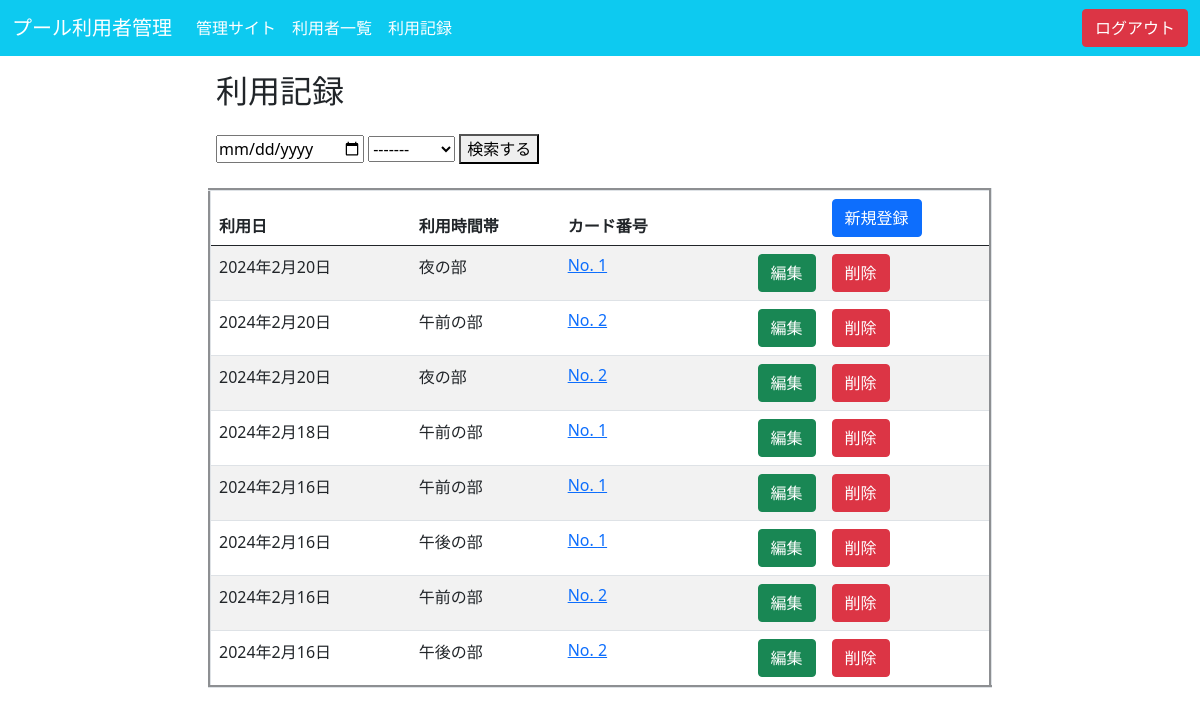
The page /ur_use_list/ (signed in) on the database its author committed.
### app/models.py (models this page shows, shortened)
class UsageRecord(models.Model):
    use_date = models.DateField(
        verbose_name = '利用日',
        auto_now_add = True,
    )
    SESSION_CHOICES = (
        (1, '午前の部'),
        (2, '午後の部'),
        (3, '夜の部'),
    )
    use_session = models.IntegerField(
        verbose_name = '利用時間帯',
        choices = SESSION_CHOICES,
        default = 1,
    )
    useroverview_fk = models.ForeignKey(
        UserOverview,
        on_delete = models.CASCADE,
        to_field = 'id',
    )
    class Meta:
        verbose_name_plural = '利用記録'

class UserOverview(models.Model):
    GENDER_CHOICES = (
        (1, '男性'),
        (2, '女性'),
        (3, 'その他'),
    )
    id = models.AutoField(
        verbose_name = 'カード番号',
        primary_key = True,
    )
    name = models.CharField(
        verbose_name = '氏名',
        max_length = 200,
    )
    birthday = models.DateField(
        verbose_name = '生年月日',
    )
    gender = models.IntegerField(
        verbose_name = '性別',
        choices = GENDER_CHOICES,
        default = 1,
    )
    zip_code1 = models.CharField(
        verbose_name = '郵便番号1',
        max_length = 3,
    )
    zip_code2 = models.CharField(
        verbose_name = '郵便番号2',
        max_length = 4,
    )
    address = models.CharField(
        verbose_name = '住所',
        max_length = 200,
    )
    phone_number = models.CharField(
        verbose_name = '電話番号',
        max_length = 20,
    )
    temperature = models.DecimalField(
        verbose_name = '体温',
        max_digits = 3,
        decimal_places = 1,
    )
    created_date = models.DateField(
        verbose_name = '作成日',
        auto_now_add = True,
    )
    def __str__(self):
        return str(self.id)
    class Meta:
        verbose_name_plural = '利用者概要'

### app/views.py (the view)
# urls.py: path('ur_use_list/', views.UR_UseListView.as_view(), name='ur_use_list'),
class UR_UseListView(ListView):
    template_name = "app/usagerecord/use_list.html"
    model = UsageRecord
    context_object_name = "usagerecords"
    paginate_by = 10
    def get_queryset(self):
        search_date = self.request.GET.get('query_date')
        search_session = self.request.GET.get('query_session')
        if search_date and search_session:
            use_lists = UsageRecord.objects.filter(
                use_date = search_date, use_session = search_session)
        else:
            use_lists = UsageRecord.objects.all()
            use_lists = UsageRecord.objects.order_by('-use_date')
        return use_lists

### app/templates/app/usagerecord/use_list.html (shortened to what this page needs)
{% extends "app/base.html" %}
{% block content %}
<div class="container-fluid">
    <div clas="row">
        <div class="col-md-8 offset-md-2">
            <div class="mx-2 my-3">
                <h2>利用記録</h2>
            </div>
            <div class="d-md-flex flex-row">
                <div class="m-2">
                    <form action="" method="GET">
                        <input type="date" name="query_date" value="{{ request.GET.query_date }}" >
                        <select name="query_session" id="" value="{{ request.GET.query_session }}" >
                            <option value="">-------</option>
                        </select>
                        <button type="submit">検索する</button>
                    </form>
                </div>
            </div>
            <div class="table-scroll">
                <table class="table table-striped" border="3">
                    <thead>
                        <th>利用日</th>
                        <th>利用時間帯</th>
                        <th>カード番号</th>
                        <th></th>
                        <th>
                            <a href="{% url 'ur_create' %}" class="btn btn-primary">新規登録</a>
                        </th>
                    </thead>
                    <tbody>
                        {% for item in usagerecords %}
                            <tr>
                                <td>{{ item.use_date }}</td>
                                <td>{{ item.get_use_session_display }}</td>
                                <td><a href="{% url 'detail' item.useroverview_fk %}">No. {{ item.useroverview_fk }}</a></td>
                                <td class="text-end">
                                    <a href="{% url 'ur_update' item.id %}" class="btn btn-success">編集</a>
                                </td>
                                <td>
                                    <a type="button" class="btn btn-danger" data-bs-toggle="modal" data-bs-target="#delete-Modal-{{ item.id }}">削除</a></td>
                            </tr>
                        {% endfor %}
                    </tbody>
                </table>
            </div>
        </div>
    </div>
</div>
{% endblock %}

### app/templates/app/base.html (shortened to what this page needs)
<html lang="ja">
    <head>
        {% include "app/header.html" %}
    </head>
    <body>
        {% block content %}
        {% endblock %}
    </body>
</html>

### app/templates/app/header.html (shortened to what this page needs)
<link href="https://cdn.jsdelivr.net/npm/bootstrap@5.0.2/dist/css/bootstrap.min.css" rel="stylesheet">
{% load static %}
<link rel="stylesheet" type="text/css" href="{% static 'css/list.css' %}">
<nav class="navbar navbar-expand-lg navbar-dark bg-info">
    <div class="container-fluid">
        <a class="navbar-brand" href="{% url 'index' %}">プール利用者管理</a>
        <div class="collapse navbar-collapse" id="navbarNav">
            <ul class="navbar-nav me-auto">
                <li class="nav-item">
                    <a class="nav-link active" aria-current="page" href="{% url 'admin:index'%}">管理サイト</a>
                </li>
                <li class="nav-item">
                    <a class="nav-link active" aria-current="page" href="{% url 'index'%}">利用者一覧</a>
                </li>
                <li class="nav-item">
                    <a class="nav-link active" aria-current="page" href="{% url 'ur_use_list'%}">利用記録</a>
                </li>
            </ul>
            <ul class="navbar-nav ms-auto">
                <li class="nav-item">
                    {% if user.is_authenticated %}
                        <a type="button" class="btn btn-danger" aria-current="page" data-bs-toggle="modal" data-bs-target="#logout-Modal" href="{% url 'logout' %}">ログアウト</a>
                    {% else %}
                        <a type="button" class="btn btn-success" class="nav-link active" aria-current="page" href="{% url 'login' %}">ログイン</a>
                    {% endif %}
                </li>
            </ul>
        </div>
    </div>
</nav>

### app/static/css/list.css (style rules this page uses)
.table-scroll { overflow-x: scroll; }
table { width: 100%; white-space: nowrap; }

### rows shown on the page
UsageRecord: use_date "2024年2月20日", use_session "夜の部", useroverview_fk "1"
UsageRecord: use_date "2024年2月20日", use_session "午前の部", useroverview_fk "2"
UsageRecord: use_date "2024年2月20日", use_session "夜の部", useroverview_fk "2"
UsageRecord: use_date "2024年2月18日", use_session "午前の部", useroverview_fk "1"
UsageRecord: use_date "2024年2月16日", use_session "午前の部", useroverview_fk "1"
UsageRecord: use_date "2024年2月16日", use_session "午後の部", useroverview_fk "1"
UsageRecord: use_date "2024年2月16日", use_session "午前の部", useroverview_fk "2"
UsageRecord: use_date "2024年2月16日", use_session "午後の部", useroverview_fk "2"
